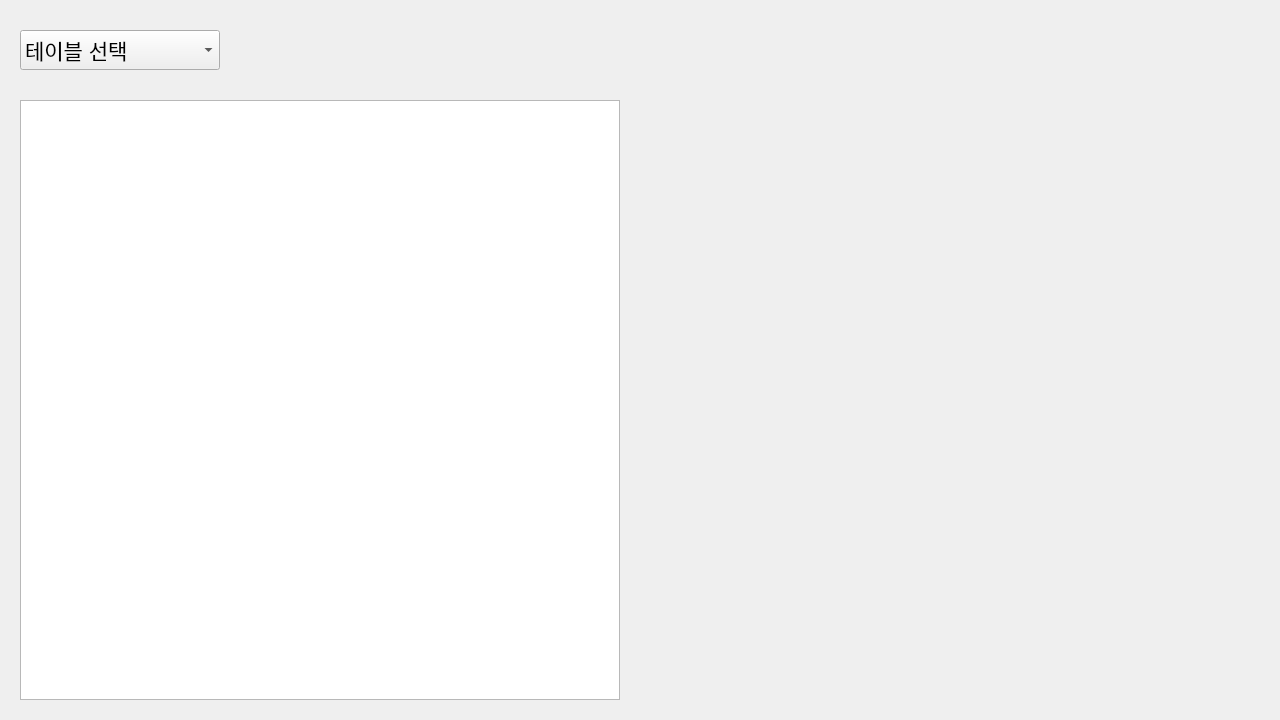
<?xml version="1.0" encoding="UTF-8"?>
<ui version="4.0">
 <class>Widget</class>
 <widget class="QWidget" name="Widget">
  <property name="geometry">
   <rect>
    <x>0</x>
    <y>0</y>
    <width>1280</width>
    <height>720</height>
   </rect>
  </property>
  <property name="windowTitle">
   <string>Widget</string>
  </property>
  <widget class="QTableView" name="tableView">
   <property name="geometry">
    <rect>
     <x>20</x>
     <y>100</y>
     <width>600</width>
     <height>600</height>
    </rect>
   </property>
   <property name="editTriggers">
    <set>QAbstractItemView::NoEditTriggers</set>
   </property>
  </widget>
  <widget class="QComboBox" name="comboBox">
   <property name="geometry">
    <rect>
     <x>20</x>
     <y>30</y>
     <width>200</width>
     <height>40</height>
    </rect>
   </property>
   <property name="font">
    <font>
     <pointsize>16</pointsize>
    </font>
   </property>
   <item>
    <property name="text">
     <string>테이블 선택</string>
    </property>
   </item>
   <item>
    <property name="text">
     <string>광산구 전체 인구</string>
    </property>
   </item>
   <item>
    <property name="text">
     <string>부동산업체/산업단지</string>
    </property>
   </item>
   <item>
    <property name="text">
     <string>편의 시설</string>
    </property>
   </item>
   <item>
    <property name="text">
     <string>음식 시설</string>
    </property>
   </item>
   <item>
    <property name="text">
     <string>혼합 시설</string>
    </property>
   </item>
  </widget>
  <widget class="QWidget" name="verticalLayoutWidget">
   <property name="geometry">
    <rect>
     <x>650</x>
     <y>100</y>
     <width>601</width>
     <height>601</height>
    </rect>
   </property>
   <layout class="QVBoxLayout" name="all_people_graph"/>
  </widget>
 </widget>
 <resources/>
 <connections/>
</ui>
